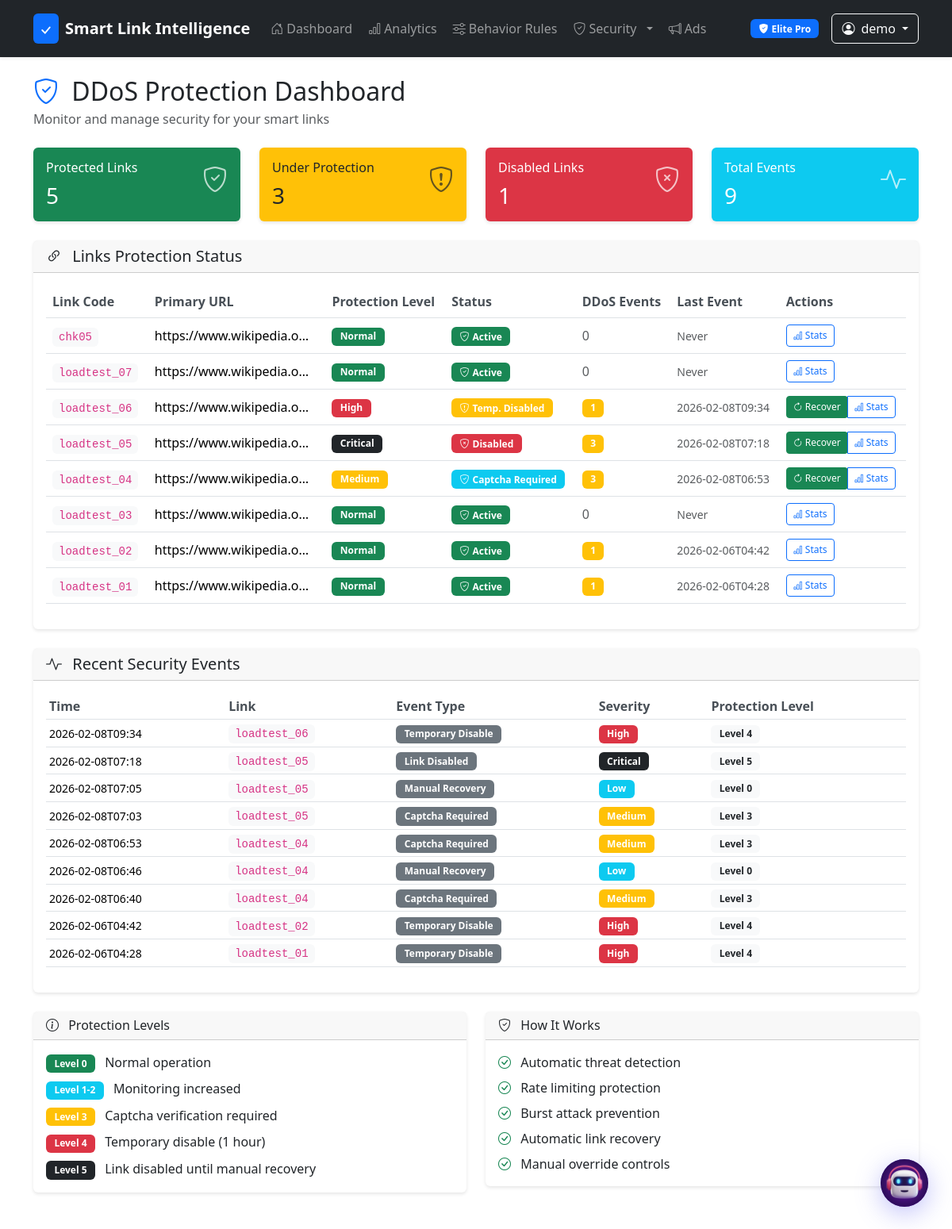
Before: /ddos-protection/ (signed in) with the older database file.
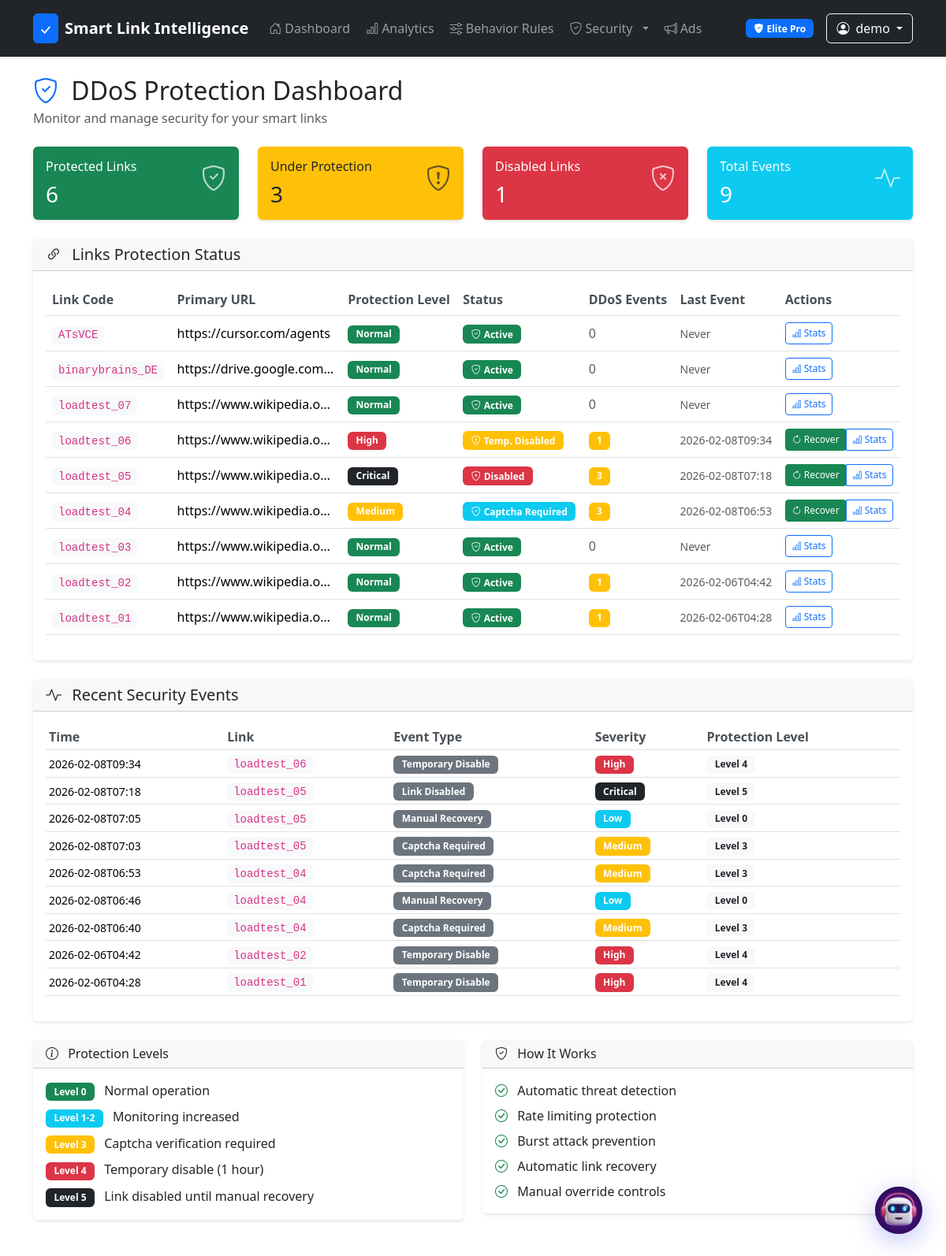
After: the same page with the newer database file.
### tables this page shows
CREATE TABLE "links" (id INTEGER PRIMARY KEY AUTOINCREMENT,
code TEXT UNIQUE NOT NULL ,
primary_url TEXT NOT NULL ,
returning_url TEXT NOT NULL ,
cta_url TEXT NOT NULL ,
state TEXT NOT NULL ,
created_at TEXT NOT NULL ,
behavior_rule TEXT NOT NULL DEFAULT 'standard',
user_id INTEGER  ,
behavior_rule_id INTEGER  ,
protection_level INTEGER  DEFAULT 0,
auto_disabled INTEGER  DEFAULT 0,
ddos_detected_at TEXT  ,
password_hash TEXT  ,
expires_at TEXT  , security_profile_id INTEGER REFERENCES security_profiles(id),
FOREIGN KEY(user_id) REFERENCES users(id),
FOREIGN KEY(behavior_rule_id) REFERENCES behavior_rules(id));

CREATE TABLE ddos_events (
            id INTEGER PRIMARY KEY AUTOINCREMENT,
            link_id INTEGER NOT NULL,
            event_type TEXT NOT NULL,
            severity INTEGER NOT NULL,
            ip_hash TEXT,
            detected_at TEXT NOT NULL,
            resolved_at TEXT,
            protection_level INTEGER DEFAULT 1, ip_address TEXT,
            FOREIGN KEY(link_id) REFERENCES links(id)
        );

### ddos_protection.py (the view)
@ddos_bp.route('/')
@ddos_required
def ddos_protection_dashboard():
    from admin_panel import track_user_activity
    links_with_protection = query_db(
        """
        SELECT l.*,
               COALESCE(de.event_count, 0) as ddos_events,
               COALESCE(de.last_event, '') as last_ddos_event
        FROM links l
        LEFT JOIN (
            SELECT link_id,
                   COUNT(*) as event_count,
                   MAX(detected_at) as last_event
            FROM ddos_events
            GROUP BY link_id
        ) de ON l.id = de.link_id
        WHERE l.user_id = ?
        ORDER BY l.created_at DESC
        """,
        [g.user["id"]]
    )
    recent_events = query_db(
        """
        SELECT de.*, l.code, l.primary_url
        FROM ddos_events de
        JOIN links l ON de.link_id = l.id
        WHERE l.user_id = ?
        ORDER BY de.detected_at DESC
        LIMIT 20
        """,
        [g.user["id"]]
    )
    track_user_activity(g.user["id"], "view_ddos_dashboard", "Viewed DDoS protection dashboard")
    return render_template("ddos_protection.html",
                         links=links_with_protection,
                         recent_events=recent_events)

### admin_panel.py (called while the page is built, shortened)
def get_db():
    return g.db

def execute_db(query: str, args=None):
    db = get_db()
    db.execute(query, args or [])
    db.commit()

def track_user_activity(user_id, activity_type, details=None, ip_address=None):
    try:
        if not ip_address:
            ip_address = request.remote_addr if request else "system"
        execute_db("""
            INSERT INTO user_activity
            (user_id, activity_type, details, ip_address)
            VALUES (?, ?, ?, ?)
        """, [user_id, activity_type, details, ip_address])
    except Exception as e:
        print(f"Error tracking user activity: {e}")

### app.py (called while the page is built, shortened)
def _before_request():
    from utils import ensure_session
    ensure_session()
    g.user = None
    uid = session.get(USER_SESSION_KEY)
    if uid:
        user = query_db("SELECT * FROM users WHERE id = ?", [uid], one=True)
        g.user = user
    try:
        maintenance_setting = query_db("SELECT setting_value FROM system_settings WHERE setting_key = 'maintenance_mode'", one=True)
    except Exception:
        pass

### templates/ddos_protection.html (shortened to what the changed rows need)
{% extends "base.html" %}
{% block content %}
<div class="d-flex justify-content-between align-items-center mb-4">
    <div>
        <h2 class="mb-1">
            <i class="bi bi-shield-check text-primary me-2"></i>
            DDoS Protection Dashboard
        </h2>
    </div>
</div>
<div class="row mb-4">
    <div class="col-md-3">
        <div class="card bg-success text-white">
            <div class="card-body">
                <div class="d-flex justify-content-between">
                    <div>
                        <h6 class="card-title">Protected Links</h6>
                        <h3 class="mb-0">{{ links|selectattr('protection_level', 'equalto', 0)|list|length }}</h3>
                    </div>
                </div>
            </div>
        </div>
    </div>
</div>
<div class="card mb-4">
    <div class="card-body">
        {% if links %}
        <div class="table-responsive">
            <table class="table table-hover">
                <thead>
                    <tr>
                        <th>Link Code</th>
                        <th>Primary URL</th>
                        <th>Protection Level</th>
                        <th>Status</th>
                        <th>DDoS Events</th>
                        <th>Last Event</th>
                        <th>Actions</th>
                    </tr>
                </thead>
                <tbody>
                    {% for link in links %}
                    <tr>
                        <td>
                            <code class="bg-light px-2 py-1 rounded">{{ link.code }}</code>
                        </td>
                        <td>
                            <div class="text-truncate" style="max-width: 200px;" title="{{ link.primary_url }}">
                                {{ link.primary_url }}
                            </div>
                        </td>
                        <td>
                            {% if link.protection_level == 0 %}
                            <span class="badge bg-success">Normal</span>
                            {% elif link.protection_level <= 2 %} <span class="badge bg-info">Low</span>
                                {% elif link.protection_level <= 3 %} <span class="badge bg-warning">Medium</span>
                                    {% elif link.protection_level <= 4 %} <span class="badge bg-danger">High</span>
                                        {% else %}
                                        <span class="badge bg-dark">Critical</span>
                                        {% endif %}
                        </td>
                        <td>
                            {% if link.auto_disabled %}
                            <span class="badge bg-danger">
                                <i class="bi bi-shield-x me-1"></i>Disabled
                            </span>
                            {% elif link.protection_level >= 4 %}
                            <span class="badge bg-warning">
                                <i class="bi bi-shield-exclamation me-1"></i>Temp. Disabled
                            </span>
                            {% elif link.protection_level >= 3 %}
                            <span class="badge bg-info">
                                <i class="bi bi-shield-check me-1"></i>Captcha Required
                            </span>
                            {% else %}
                            <span class="badge bg-success">
                                <i class="bi bi-shield-check me-1"></i>Active
                            </span>
                            {% endif %}
                        </td>
                        <td>
                            {% if link.ddos_events > 0 %}
                            <span class="badge bg-warning">{{ link.ddos_events }}</span>
                            {% else %}
                            <span class="text-muted">0</span>
                            {% endif %}
                        </td>
                        <td>
                            {% if link.last_ddos_event %}
                            <small class="text-muted">{{ link.last_ddos_event[:16] }}</small>
                            {% else %}
                            <small class="text-muted">Never</small>
                            {% endif %}
                        </td>
                        <td>
                            <div class="btn-group btn-group-sm">
                                {% if link.auto_disabled or link.protection_level >= 3 %}
                                <form method="POST" action="{{ url_for('ddos.recover_link', link_id=link.id) }}"
                                    class="d-inline">
                                    <button type="submit" class="btn btn-success btn-sm"
                                        onclick="return confirm('Are you sure you want to recover this link?')">
                                        <i class="bi bi-arrow-clockwise"></i> Recover
                                    </button>
                                </form>
                                {% endif %}
                                <a href="{{ url_for('ddos.ddos_link_stats', link_id=link.id) }}"
                                    class="btn btn-outline-primary btn-sm">
                                    <i class="bi bi-bar-chart"></i> Stats
                                </a>
                            </div>
                        </td>
                    </tr>
                    {% endfor %}
                </tbody>
            </table>
        </div>
        {% endif %}
    </div>
</div>
<div class="card">
    <div class="card-body">
        {% if recent_events %}
        <div class="table-responsive">
            <table class="table table-sm">
                <thead>
                    <tr>
                        <th>Time</th>
                        <th>Link</th>
                        <th>Event Type</th>
                        <th>Severity</th>
                        <th>Protection Level</th>
                    </tr>
                </thead>
                <tbody>
                    {% for event in recent_events %}
                    <tr>
                        <td>
                            <small>{{ event.detected_at[:16] }}</small>
                        </td>
                        <td>
                            <code class="bg-light px-2 py-1 rounded">{{ event.code }}</code>
                        </td>
                        <td>
                            <span class="badge bg-secondary">{{ event.event_type.replace('_', ' ').title() }}</span>
                        </td>
                        <td>
                            {% if event.severity <= 2 %} <span class="badge bg-info">Low</span>
                                {% elif event.severity <= 3 %} <span class="badge bg-warning">Medium</span>
                                    {% elif event.severity <= 4 %} <span class="badge bg-danger">High</span>
                                        {% else %}
                                        <span class="badge bg-dark">Critical</span>
                                        {% endif %}
                        </td>
                        <td>
                            <span class="badge bg-light text-dark">Level {{ event.protection_level }}</span>
                        </td>
                    </tr>
                    {% endfor %}
                </tbody>
            </table>
        </div>
        {% else %}
        <div class="text-center py-4">
            <i class="bi bi-shield-check text-success" style="font-size: 3rem;"></i>
            <h5 class="text-muted mt-3">No Security Events</h5>
            <p class="text-muted">Your links are secure! No DDoS attacks detected.</p>
        </div>
        {% endif %}
    </div>
</div>
{% block extra_head %}
<link href="{{ url_for('static', filename='css/ddos_protection.css') }}" rel="stylesheet">
{% endblock %}
{% endblock %}

Changed rows visible on the page:
removed links: code "chk05", primary_url "https://www.wikipedia.o…", protection_level "Normal", auto_disabled 0 (drawn), shows "Never"
added links: code "ATsVCE", primary_url "https://cursor.com/agents", protection_level "Normal", auto_disabled 0 (drawn), shows "Never"
added links: code "binarybrains_DE", primary_url "https://drive.google.com…", protection_level "Normal", auto_disabled 0 (drawn), shows "Never"
Other visible differences:
{{ links|selectattr('protection_level', 'equalto', 0)|list|length }}: "5" → "6"
